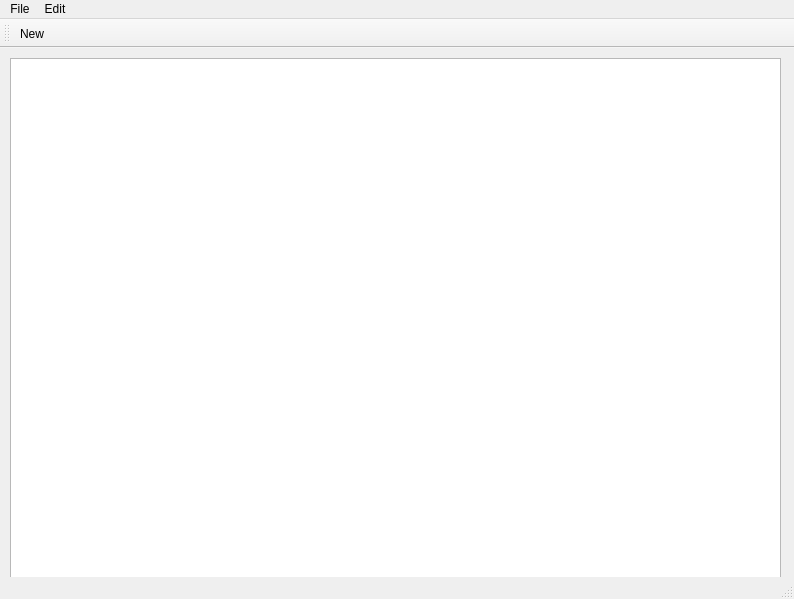
<?xml version="1.0" encoding="UTF-8"?>
<ui version="4.0">
 <class>MainWindow</class>
 <widget class="QMainWindow" name="MainWindow">
  <property name="geometry">
   <rect>
    <x>0</x>
    <y>0</y>
    <width>794</width>
    <height>599</height>
   </rect>
  </property>
  <property name="windowTitle">
   <string>MainWindow</string>
  </property>
  <widget class="QWidget" name="centralwidget">
   <widget class="QWidget" name="verticalLayoutWidget">
    <property name="geometry">
     <rect>
      <x>10</x>
      <y>10</y>
      <width>771</width>
      <height>531</height>
     </rect>
    </property>
    <layout class="QVBoxLayout" name="verticalLayout">
     <item>
      <widget class="QTextEdit" name="textEdit"/>
     </item>
    </layout>
   </widget>
  </widget>
  <widget class="QMenuBar" name="menubar">
   <property name="geometry">
    <rect>
     <x>0</x>
     <y>0</y>
     <width>794</width>
     <height>22</height>
    </rect>
   </property>
   <widget class="QMenu" name="menuFile">
    <property name="title">
     <string>File</string>
    </property>
    <addaction name="actionNew"/>
    <addaction name="actionOpen"/>
    <addaction name="actionSave_as"/>
    <addaction name="actionPrint"/>
    <addaction name="actionExit"/>
   </widget>
   <widget class="QMenu" name="menuEdit">
    <property name="title">
     <string>Edit</string>
    </property>
    <addaction name="actionCopy"/>
    <addaction name="actionPaste"/>
    <addaction name="actionCut"/>
    <addaction name="actionUndo"/>
    <addaction name="actionRedo"/>
   </widget>
   <addaction name="menuFile"/>
   <addaction name="menuEdit"/>
  </widget>
  <widget class="QStatusBar" name="statusbar"/>
  <widget class="QToolBar" name="toolBar">
   <property name="windowTitle">
    <string>toolBar</string>
   </property>
   <attribute name="toolBarArea">
    <enum>TopToolBarArea</enum>
   </attribute>
   <attribute name="toolBarBreak">
    <bool>false</bool>
   </attribute>
   <addaction name="actionNew"/>
  </widget>
  <action name="actionNew">
   <property name="icon">
    <iconset resource="Resources.qrc">
     <normaloff>:/imgs/k/New.bmp</normaloff>:/imgs/k/New.bmp</iconset>
   </property>
   <property name="text">
    <string>New</string>
   </property>
  </action>
  <action name="actionOpen">
   <property name="icon">
    <iconset resource="Resources.qrc">
     <normaloff>:/imgs/k/Open.bmp</normaloff>:/imgs/k/Open.bmp</iconset>
   </property>
   <property name="text">
    <string>Open</string>
   </property>
  </action>
  <action name="actionSave_as">
   <property name="icon">
    <iconset resource="Resources.qrc">
     <normaloff>:/imgs/k/Save.bmp</normaloff>:/imgs/k/Save.bmp</iconset>
   </property>
   <property name="text">
    <string>Save as</string>
   </property>
  </action>
  <action name="actionPrint">
   <property name="text">
    <string>Print</string>
   </property>
  </action>
  <action name="actionExit">
   <property name="text">
    <string>Exit</string>
   </property>
  </action>
  <action name="actionCopy">
   <property name="icon">
    <iconset resource="Resources.qrc">
     <normaloff>:/imgs/k/Copy.bmp</normaloff>:/imgs/k/Copy.bmp</iconset>
   </property>
   <property name="text">
    <string>Copy</string>
   </property>
  </action>
  <action name="actionPaste">
   <property name="text">
    <string>Paste</string>
   </property>
  </action>
  <action name="actionCut">
   <property name="icon">
    <iconset resource="Resources.qrc">
     <normaloff>:/imgs/k/Cut.bmp</normaloff>:/imgs/k/Cut.bmp</iconset>
   </property>
   <property name="text">
    <string>Cut</string>
   </property>
  </action>
  <action name="actionUndo">
   <property name="text">
    <string>Undo</string>
   </property>
  </action>
  <action name="actionRedo">
   <property name="text">
    <string>Redo</string>
   </property>
  </action>
 </widget>
 <resources>
  <include location="Resources.qrc"/>
 </resources>
 <connections/>
</ui>
